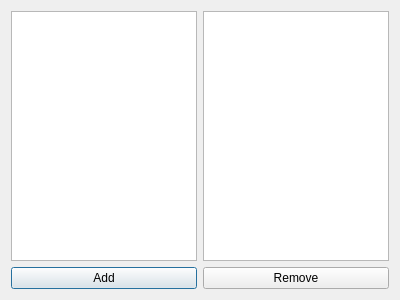
<?xml version="1.0" encoding="UTF-8"?>
<ui version="4.0">
 <class>SelectSongDirs</class>
 <widget class="QDialog" name="SelectSongDirs">
  <property name="windowModality">
   <enum>Qt::ApplicationModal</enum>
  </property>
  <property name="geometry">
   <rect>
    <x>0</x>
    <y>0</y>
    <width>400</width>
    <height>300</height>
   </rect>
  </property>
  <property name="windowTitle">
   <string>Songdir Selection</string>
  </property>
  <layout class="QHBoxLayout" name="horizontalLayout">
   <item>
    <layout class="QVBoxLayout" name="verticalLayout">
     <item>
      <widget class="QTreeView" name="dirTree"/>
     </item>
     <item>
      <widget class="QPushButton" name="pushButton">
       <property name="text">
        <string>Add</string>
       </property>
       <property name="icon">
        <iconset theme="list-add">
         <normaloff/>
        </iconset>
       </property>
      </widget>
     </item>
    </layout>
   </item>
   <item>
    <layout class="QVBoxLayout" name="verticalLayout_2">
     <item>
      <widget class="QListWidget" name="selectedDirs">
       <property name="selectionMode">
        <enum>QAbstractItemView::MultiSelection</enum>
       </property>
      </widget>
     </item>
     <item>
      <widget class="QPushButton" name="pushButton_2">
       <property name="text">
        <string>Remove</string>
       </property>
       <property name="icon">
        <iconset theme="list-remove">
         <normaloff/>
        </iconset>
       </property>
      </widget>
     </item>
    </layout>
   </item>
  </layout>
  <action name="actionClose_Dialog">
   <property name="text">
    <string>Close Dialog</string>
   </property>
   <property name="shortcut">
    <string>Ctrl+Return</string>
   </property>
  </action>
 </widget>
 <resources/>
 <connections>
  <connection>
   <sender>actionClose_Dialog</sender>
   <signal>triggered()</signal>
   <receiver>SelectSongDirs</receiver>
   <slot>close()</slot>
   <hints>
    <hint type="sourcelabel">
     <x>-1</x>
     <y>-1</y>
    </hint>
    <hint type="destinationlabel">
     <x>199</x>
     <y>149</y>
    </hint>
   </hints>
  </connection>
 </connections>
</ui>
